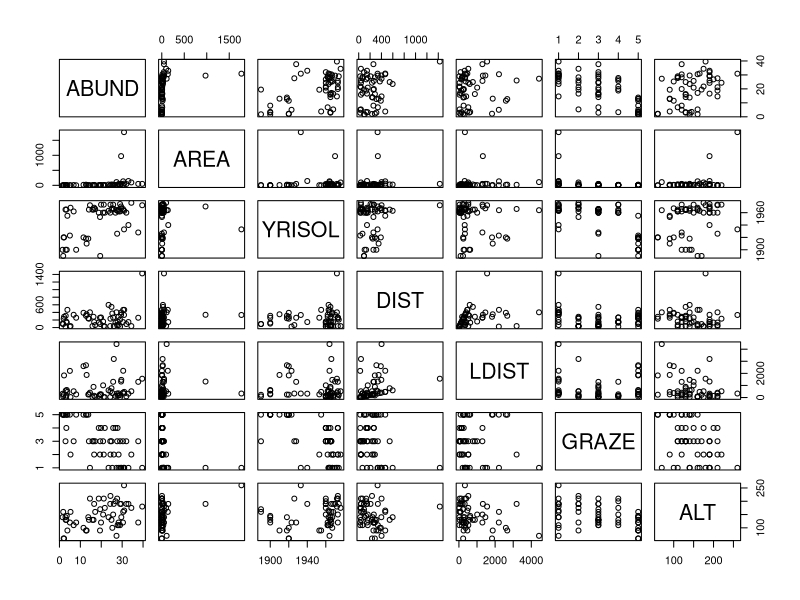

Generate this figure with R: (Note: this script raises an error after producing the figure.)
#' title: "Множественная регрессия"
#'
#' 56 лесных участков:
#'
#' - ABUND - обилие птиц
#' - AREA - площадь участка
#' - YRISOL - год изоляции участка
#' - DIST - расстояние до ближайшего леса
#' - LDIST - расстояние до ближайшего большого леса
#' - GRAZE - пастбищная нагрузка (1-5)
#' - ALT - высота над уровнем моря
#'
#' </div>
#'
#' <small>Пример из кн. Quinn, Keugh, 2002, данные из Loyn, 1987)</small>
#'
#' ## Читаем данные
#'

## -------------------------------------------------------------------
bird <- read.table("data/loyn.csv", sep = ",", header = TRUE)

#' Все ли правильно открылось?
#'
## -------------------------------------------------------------------
str(bird)

#'
#' Есть ли пропущенные значения?
#'
## -------------------------------------------------------------------
colSums(is.na(bird))

#'
#'
#'
#' ## Можно ли ответить на вопрос таким методом?
#'
## -------------------------------------------------------------------
cor(bird)


#' # Разведочный анализ данных

library(car)
pairs(bird)

#' Трансформируем переменные
#'
## -------------------------------------------------------------------
bird$logAREA <- log(bird$AREA)
bird$logDIST <- log(bird$DIST)
bird$logLDIST <- log(bird$LDIST)

#'
#' ## Ищем отскоки

ggplot(bird, aes(y = 1:nrow(bird), x = ABUND)) +
  geom_point() +
  labs(y = 'Порядковый номер \nв датасете', x = 'Значения переменной')

#' ## Ищем отскоки: точечные диаграммы Кливленда {.columns-2 .smaller}

ggplot(bird, aes(y = 1:nrow(bird), x = AREA)) +
  geom_point() +
  labs(y = 'Порядковый номер \nв датасете',
       x = 'Значения переменной')

ggplot(bird, aes(y = 1:nrow(bird), x = logAREA)) +
  geom_point() +
  labs(y = 'Порядковый номер \nв датасете',
       x = 'Значения переменной')
#'
#' ## Ищем отскоки: диаграммы Кливленда для всех переменных
#'

gg_dot <- ggplot(bird, aes(y = 1:nrow(bird))) + geom_point() + ylab('index')
Pl1 <- gg_dot + aes(x = ABUND)
Pl2 <- gg_dot + aes(x = YRISOL)
Pl3 <- gg_dot + aes(x = logAREA)
Pl4 <- gg_dot + aes(x = logDIST)
Pl5 <- gg_dot + aes(x = logLDIST)
Pl6 <- gg_dot + aes(x = ALT)
Pl7 <- gg_dot + aes(x = GRAZE)

library(cowplot) # пакет для группировки графиков
theme_set(theme_bw())
plot_grid(Pl1, Pl2, Pl3, Pl4, Pl5, Pl6,
          Pl7, ncol = 3, nrow = 3)

#'
#' ## Проблемы: сильные корреляции между некоторыми предикторами
#'
## ----fig.height=6, fig.width=10, echo=FALSE-------------------------
pairs(bird[, c("ABUND", "logAREA", "YRISOL", "logDIST", "logLDIST", "GRAZE", "ALT")])

#'
## -------------------------------------------------------------------
# Строим модель

mod1 <- lm(formula = ABUND ~  logAREA + YRISOL + logDIST + logLDIST + GRAZE + ALT,
           data = bird)
# Проверяем, есть ли коллинеарность?
library(car)
vif(mod1)


mod2 <- update(mod1, . ~ . - GRAZE)
vif(mod2)

#' Мы подобрали коэффициенты и можем записать уравнение модели.
#'
## -------------------------------------------------------------------
coef(mod2)


#' Проверьте, выполняются ли условия применимости для модели `mod2`. Дополните код:

library(ggplot2)
mod2_diag <- fortify(mod2)
# 2) График остатков от предсказанных значений
gg_resid <- ggplot(data = mod2_diag, aes(x = .fitted, y = .stdresid)) + geom_point() + geom_hline(yintercept = 0)

gg_resid
# 3) Графики остатков от предикторов в модели и нет
res_1 <- gg_resid + aes(x = logAREA)
res_1
res_2 <- gg_resid + aes(x = logDIST)
res_3 <- gg_resid
res_4 <- gg_resid
res_5 <- gg_resid
res_6 <- gg_resid

gg_resid  +
  geom_smooth()

library(car)
qq <- qqPlot(mod2)

summary(mod2)
